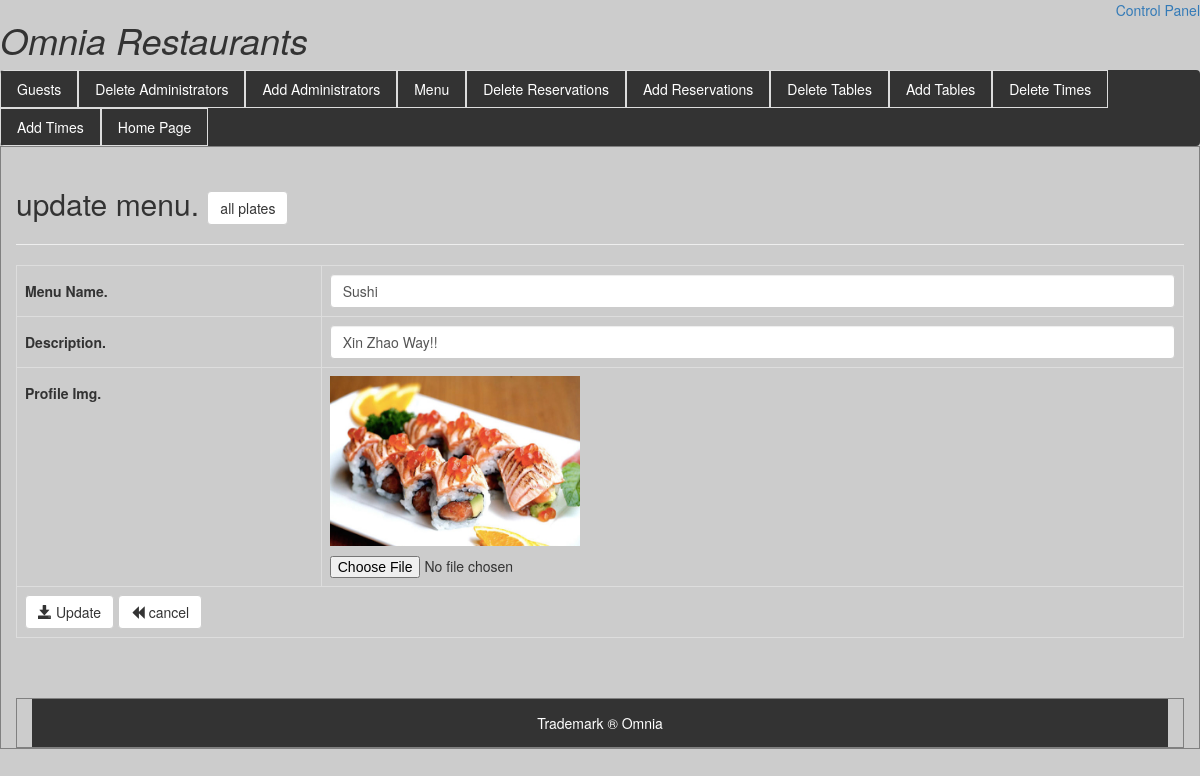
Page /My_Restaurant/admin/admin_menu/editform.php?edit_id=3 on the committed database.
### tables this page shows
CREATE TABLE `menu` (
  `userID` int(11) NOT NULL,
  `userName` varchar(50) NOT NULL,
  `userProfession` varchar(255) NOT NULL,
  `userPic` varchar(255) NOT NULL
);

### My_Restaurant/admin/admin_menu/editform.php (the view, shortened to what this page needs)
<?php
	require_once 'dbconfig.php';
	if(isset($_GET['edit_id']) && !empty($_GET['edit_id']))
	{
		$id = $_GET['edit_id'];
		$stmt_edit = $DB_con->prepare('SELECT userName, userProfession, userPic FROM menu WHERE userID =:uid');
		$stmt_edit->execute(array(':uid'=>$id));
		$edit_row = $stmt_edit->fetch(PDO::FETCH_ASSOC);
		extract($edit_row);
	}
	else
	{
		header("Location: index.php");
	}
				?>
<!DOCTYPE html PUBLIC "-//W3C//DTD XHTML 1.0 Transitional//EN" "http://www.w3.org/TR/xhtml1/DTD/xhtml1-transitional.dtd">
<html >
<head>
<link rel="stylesheet" href="bootstrap/css/bootstrap.min.css">
</head>
<body>
    <body style=" background-color: #cccccc;">
    <div class="header">
      <h1>Omnia Restaurants</h1>
    </div>
<div style="text-align:right;"><a>Control Panel</a></div>
<div class="pagination">
   <a href="../users.php">Guests</a>
  <a href=../admin_select.php>Delete Administrators</a>
  <a href="../design_add_admin.php">Add Administrators</a>
  <a href="Index.php">Menu</a>
  <a href="../admindeletereserve.php">Delete Reservations</a>
  <a href="../adminaddreserve.php">Add Reservations</a>
  <a href="../tables.php">Delete Tables</a>
  <a href="../addtables.php">Add Tables</a>
   <a href="../times.php">Delete Times</a>
   <a href="../addtime.php"> Add Times</a>
  <a href="../../home.php">Home Page</a>
</div>
<div class="container">
	<div class="page-header">
    	<h1 class="h2">update menu. <a class="btn btn-default" href="index.php"> all plates </a></h1>
    </div>
<form method="post" enctype="multipart/form-data" class="form-horizontal">
	<table class="table table-bordered table-responsive">
    <tr>
    	<td><label class="control-label">Menu Name.</label></td>
        <td><input class="form-control" type="text" name="user_name" value="<?php echo $userName; ?>" required /></td>
    </tr>
    <tr>
    	<td><label class="control-label">Description.</label></td>
        <td><input class="form-control" type="text" name="user_job" value="<?php echo $userProfession; ?>" required /></td>
    </tr>
    <tr>
    	<td><label class="control-label">Profile Img.</label></td>
        <td>
        	<p><img src="user_images/<?php echo $userPic; ?>" height="170" width="250" /></p>
        	<input class="input-group" type="file" name="user_image" accept="image/*" />
        </td>
    </tr>
    <tr>
        <td colspan="2"><button type="submit" name="btn_save_updates" class="btn btn-default">
        <span class="glyphicon glyphicon-save"></span> Update
        </button>
        <a class="btn btn-default" href="index.php"> <span class="glyphicon glyphicon-backward"></span> cancel </a>
        </td>
    </tr>
    </table>
</form>
<?php
echo '<br><br>';
include '../../footer.php';
?>
</div>
</body>
</html>

### My_Restaurant/admin/admin_menu/editform.php (style rules this page uses)
.pagination { width: 100%; display: inline-block; padding-bottom: auto; list-style-type: none; margin: 0; padding: 0; overflow: hidden; background-color: #333; }
.pagination a { color: white; float: left; padding: 8px 16px; text-decoration: none; transition: background-color .3s; border: 1px solid #ddd; }
.header h1 { position: relative; font-style: oblique; float: left; }

### My_Restaurant/footer.php (style rules this page uses)
div.container { width: 100%; height: 100%; border: 1px solid gray; }

### rows in the picture
menu: user_name "Sushi", user_job "Xin Zhao Way!!", userPic (picture)
